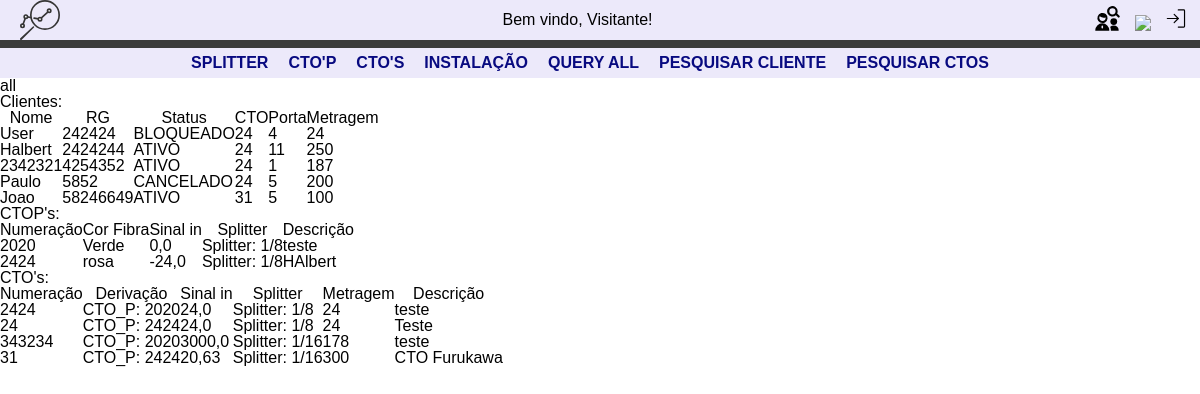
/get/, run on an earlier commit of the app's database.
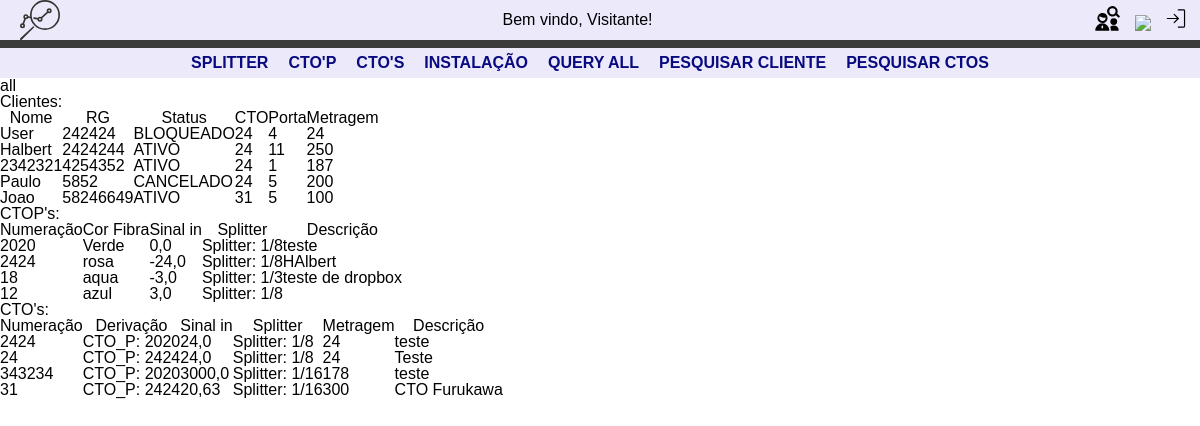
And on a later commit of the database.
### CTO_manager/models.py (models this page shows, shortened)
class Cliente(models.Model):
  nome = models.CharField(max_length=100) # identificação do cliente pelo nome
  rg = models.IntegerField(blank=True) # identificao do cliente RG
  status = models.CharField(max_length=15, default='ATIVO') # identificação do status do cliente  ativo, cancelado, bloqueado, se nada for atribuido inicialmente começa como 'ativo'
  porta = models.PositiveIntegerField(blank=True) # salvar a numeracao da porta que o cliente esta associado a cto, somente numeros positivos
  numeracao_cto = models.IntegerField(blank=True, null=True) # deixar salva a numeracao da cto
  metragem = models.IntegerField(default=0) # tamanho do cabo que foi utilizado para instalacao

class CtoPrimaria(models.Model):
  numeracao = models.IntegerField() # Numero de identificacao da CTO primaria
  descricao = models.TextField(blank=True, null=True, verbose_name='Descricao detalhada') # Informacoes detalhadas e observacoes sobre a CTO
  cor_fibra_entrada = models.CharField(max_length=20) # Cor da fibra de entrada para futuras manutencoes na caixa p
  sinal_entrada = models.FloatField() # Referencia para o sinal que esta chegando na caixa (futura implementacao para verificar atenuacoes na rota)
  splitter = models.ForeignKey(Splitter, on_delete=models.CASCADE) # Pre-requisito: cadastro do splitter; o tamanho do splitter define quantas CTOs secundarias a CTO primaria pode ter
  def __str__(self):
    return f"CTO_P: {self.numeracao}" # Retorna uma representacao em texto formatado com a numeracao da CTO primaria

class Splitter(models.Model):
  splitter_tipo = models.IntegerField()
  def __str__(self):
    return f"Splitter: 1/{self.splitter_tipo}"

class CtoSecundaria(models.Model):
  numeracao = models.IntegerField() # Numero de identificacao da CTO secundaria
  descricao = models.TextField(blank=True, null=True, verbose_name='Descricao detalhada') # Informacoes detalhadas e observacoes sobre a CTO
  sinal_entrada = models.FloatField() # Referencia para o sinal que esta chegando na caixa (futura implementacao para verificar atenuacoes na rota)
  splitter = models.ForeignKey(Splitter, on_delete=models.CASCADE) # Pre-requisito: cadastro do splitter; o tamanho do splitter define quantos cliente a caixa pode ter
  derivacao_ctoPrimaria = models.ForeignKey(CtoPrimaria, on_delete=models.CASCADE) # Pre-requisito: cadastro da cto primaria. buscar caixar com identificador da ctop
  metragem = models.IntegerField(default=0) # tamanho do cabo que foi utilizado para instalacao
  clientes = models.ManyToManyField(Cliente, blank=True) # Este e o tipo de campo que define uma relacao de muitos-para-muitos com o modelo Cliente.
  def __str__(self):
    return f'CTO: {self.numeracao}'

### getData/views.py (the view)
# urls.py: path('',views.pesquisa ,name='pesquisa'),
def pesquisa(request):
    template = loader.get_template('getData/pesquisa.html')
    clientes = Cliente.objects.all()
    ctops = CtoPrimaria.objects.all()
    ctos= CtoSecundaria.objects.all()
    context = {
        'titulo': 'Pesquisa form',
        'clientes': clientes,
        'ctops': ctops,
        'ctos': ctos,
    }
    for cto in ctos:
        print(f"CTO: {cto.numeracao}, S: {cto.splitter}")
        for cliente in cto.clientes.all():
            print(f"Cliente: {cliente.nome}, {cto} porta {cliente.porta}")
    return HttpResponse(template.render(context, request))

### getData/templates/getData/pesquisa.html (shortened to what this page needs)
{% extends 'base.html' %}
{% block content %}
<section class="full">
<h1>all</h1>
  <fieldset>
    <legend>Clientes:</legend>
    <table>
      <tr>
        <th>Nome</th>
        <th>RG</th>
        <th>Status</th>
        <th>CTO</th>
        <th>Porta</th>
        <th>Metragem</th>
      </tr>
        {% for cliente in clientes %}
          <tr>
            <td>{{cliente.nome}}</td>
            <td>{{cliente.rg}}</td>
            <td>{{cliente.status}}</td>
            <td>{{cliente.numeracao_cto}}</td>
            <td>{{cliente.porta}}</td>
            <td>{{cliente.metragem}}</td>
          </tr>
        {%endfor%}
    </table>
  </fieldset>
  <fieldset>
    <legend>CTOP's:</legend>
    <table>
      <tr>
        <th>Numeração</th>
        <th>Cor Fibra</th>
        <th>Sinal in</th>
        <th>Splitter</th>
        <th>Descrição</th>
      </tr>
        {% for ctop in ctops %}
          <tr>
            <td>{{ctop.numeracao}}</td>
            <td>{{ctop.cor_fibra_entrada}}</td>
            <td>{{ctop.sinal_entrada}}</td>
            <td>{{ctop.splitter}}</td>
            <td>{{ctop.descricao}}</td>
          </tr>
        {%endfor%}
    </table>
  </fieldset>
  <fieldset>
    <legend>CTO's:</legend>
    <table>
      <tr>
        <th>Numeração</th>
        <th>Derivação</th>
        <th>Sinal in</th>
        <th>Splitter</th>
        <th>Metragem</th>
        <th>Descrição</th>
      </tr>
        {% for cto in ctos %}
          <tr>
            <td>{{cto.numeracao}}</td>
            <td>{{cto.derivacao_ctoPrimaria}}</td>
            <td>{{cto.sinal_entrada}}</td>
            <td>{{cto.splitter}}</td>
            <td>{{cto.metragem}}</td>
            <td>{{cto.descricao}}</td>
          </tr>
        {%endfor%}
    </table>
  </fieldset>
</section>
{% endblock %}

What changed in the data, as far as the page shows it:
added CtoPrimaria: numeracao "18", cor_fibra_entrada "aqua", sinal_entrada "-3,0", splitter "Splitter: 1/3", descricao "teste de dropbox"
added CtoPrimaria: numeracao "12", cor_fibra_entrada "azul", sinal_entrada "3,0", splitter "Splitter: 1/8"
